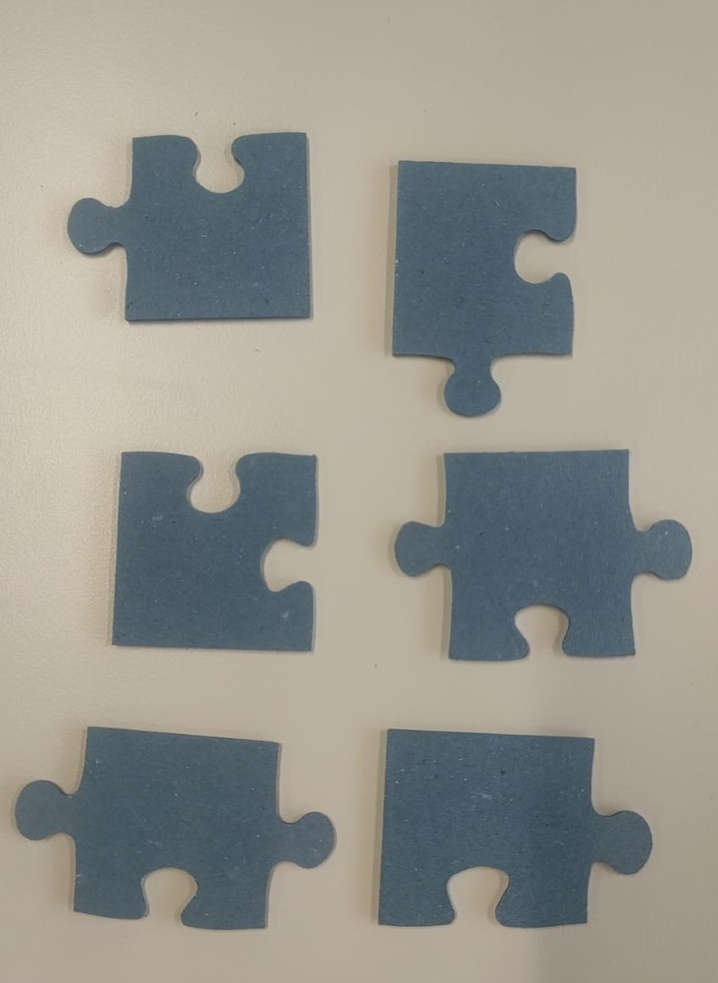
#> input picture images/cornerTraining/allTrue.jpg, 718 x 983 px, shrunk from 856 x 1172 before the run
$ python classifiedContours.py
#> lines starting #> are read from the running program, lines starting #| are printed output that depends on the picture; after the words box and inside, x2 and y2 are one past the last pixel; in counts of white or black regions, pixels touching at a corner belong together
import cv2
import numpy as np


def classify_contour(contour, threshold_length):
    # Create a blank image
    contour_image = np.zeros((image.shape[0], image.shape[1]), dtype=np.uint8)

    # Draw the contour on the blank image
    cv2.drawContours(contour_image, [contour], -1, 255, thickness=cv2.FILLED)

    # Apply Hough Line Transform
    lines = cv2.HoughLinesP(contour_image, rho=1, theta=np.pi / 180, threshold=100, minLineLength=threshold_length,
                            maxLineGap=10)

    if lines is None:
        return "Inner"

    num_lines = len(lines)

    if num_lines > 2:
        return "Corner"
    elif num_lines == 1:
        return "Edge"
    else:
        return "Inner"


# Load image
image = cv2.imread('images/cornerTraining/allTrue.jpg')
#> image is the input picture: shape (983, 718, 3); mean B, G, R 141.6, 148.9, 149.6
gray = cv2.cvtColor(image, cv2.COLOR_BGR2GRAY)
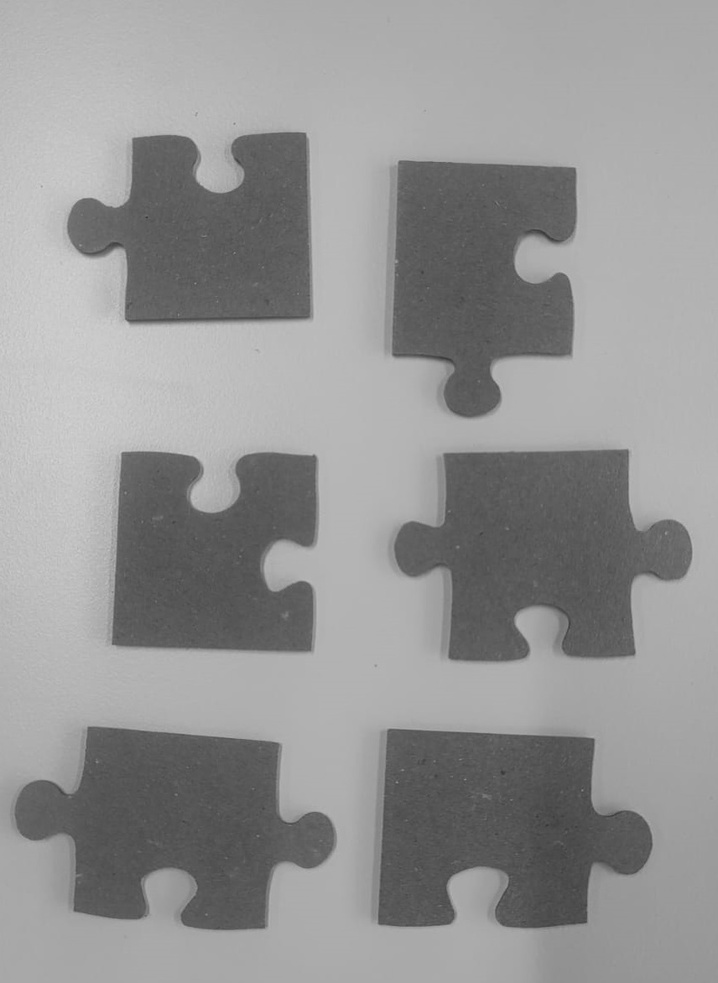
#> gray: shape (983, 718); min 54, max 211, mean 148.3
ret, thresh = cv2.threshold(gray, 130, 255, cv2.THRESH_BINARY)
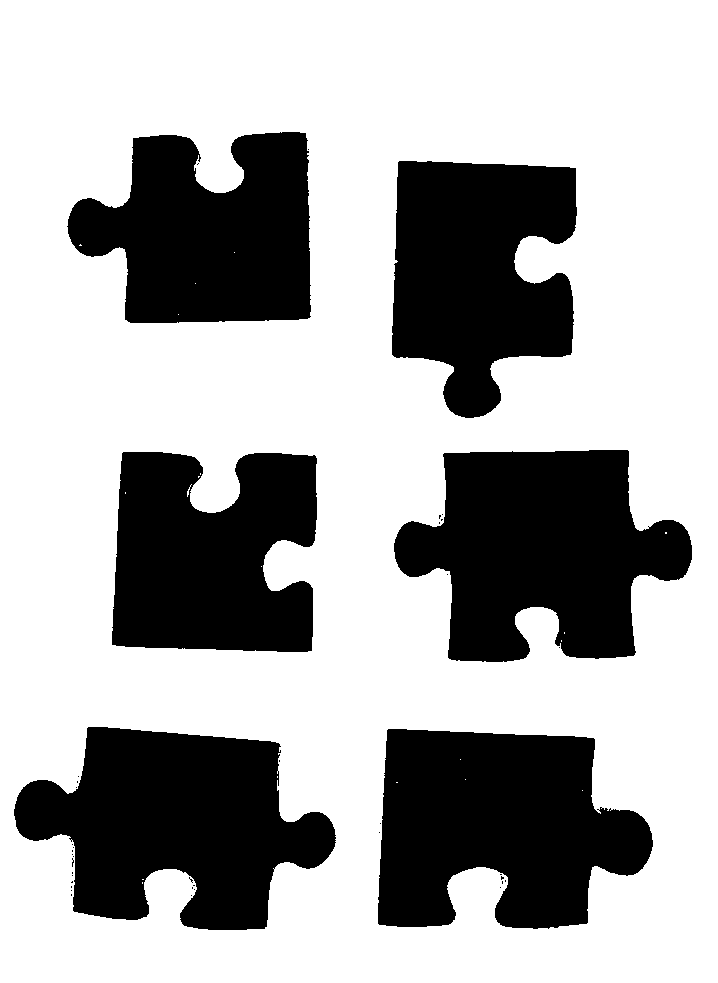
#> thresh: shape (983, 718); 67.7% white; 42 black regions (36 under 20 px)

# Find contours
contours, _ = cv2.findContours(thresh, cv2.RETR_TREE, cv2.CHAIN_APPROX_SIMPLE)
#> contours = 69 contours, 62 with area under 20; largest, box (x1, y1, x2, y2) and area: (0, 0, 718, 983) 704094, (393, 449, 693, 663) 42326, (13, 726, 337, 931) 41639, (377, 728, 654, 930) 41630, (391, 160, 578, 419) 35657, (111, 451, 318, 653) 34816, (66, 131, 312, 324) 34684

min_contour_length = 500
filtered_contours = []
for contour in contours:
    contour_length = cv2.arcLength(contour, closed=True)
    if contour_length > min_contour_length:
        filtered_contours.append(contour)
#> this loop made 69 passes
#> (contour, contour_length) on passes 1, 2, 4, 5, 6, 10, 17, 22, 23, 25, 26, 28: ([[0, 0], [0, 982], [717, 982], [717, 0]], 3398), ([[190, 895], [191, 894], [192, 895], [191, 896]], 5.66), ([[70, 890], [71, 889], [72, 890], [71, 891]], 5.66), ([[193, 889], [194, 888], [195, 889], [194, 890]], 5.66), ([[499, 887], [500, 886], [501, 887], [500, 888]], 5.66), ([[191, 882], [192, 881], [193, 882], [192, 883]], 5.66), ([[71, 875], [72, 874], [73, 875], [72, 876]], 5.66), ([[72, 856], [73, 855], [74, 856], [73, 857]], 5.66), ([[71, 854], [72, 853], [73, 854], [72, 855]], 5.66), ([[72, 847], [73, 846], [74, 847], [73, 848]], 5.66), ([[71, 844], [72, 843], [73, 844], [72, 845]], 5.66), ([[378, 832], [379, 831], [380, 832], [379, 833]], 5.66)
#> contour_length on passes 3, 7, 8, 9, 11, 12: 7.66, 7.66, 7.66, 7.66, 9.66, 9.07
#> after the loop, filtered_contours = 7 contours; box (x1, y1, x2, y2) and area: (0, 0, 718, 983) 704094, (393, 449, 693, 663) 42326, (13, 726, 337, 931) 41639, (377, 728, 654, 930) 41630, (391, 160, 578, 419) 35657, (111, 451, 318, 653) 34816, (66, 131, 312, 324) 34684
# Define the minimum line length threshold for considering as a line
threshold_length = 4

# Classify contours
contour_classifications = []
for contour in filtered_contours:
    classification = classify_contour(contour, threshold_length)
    contour_classifications.append(classification)
#> this loop made 7 passes
#> num_lines in classify_contour on passes 2 to 7: 206, 199, 164, 192, 175, 170
#> (contour, num_lines in classify_contour) on pass 1: ([[0, 0], [0, 982], [717, 982], [717, 0]], 1099)
#> after the loop, contour_classifications = ['Corner', 'Corner', 'Corner', 'Corner', 'Corner', 'Corner', 'Corner']

# Print classifications
for i, classification in enumerate(contour_classifications):
    print(f"Contour {i}: {classification} piece")
#> this loop made 7 passes
#| Contour 0: Corner piece
#| Contour 1: Corner piece
#| Contour 2: Corner piece
#| Contour 3: Corner piece
#| Contour 4: Corner piece
#| Contour 5: Corner piece
#| Contour 6: Corner piece

# Draw contours on the original image
image_copy = image.copy()
cv2.drawContours(image_copy, contours, -1, (0, 255, 0), 2)
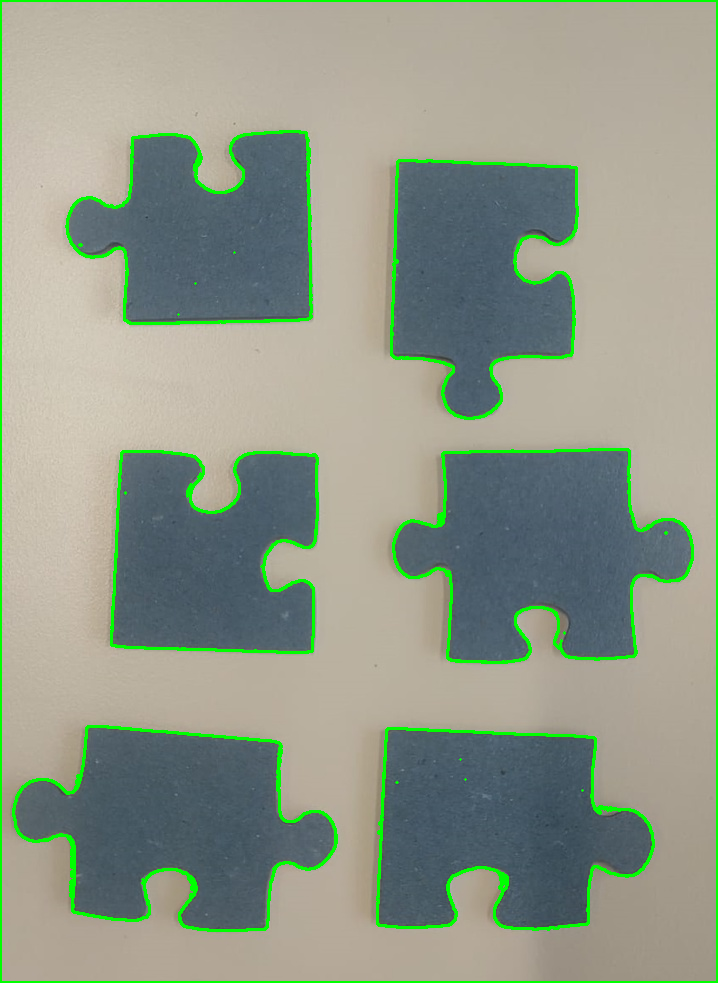
#> image_copy: shape (983, 718, 3); 3.91% of pixels changed, all inside (x1, y1, x2, y2) = (0, 0, 718, 983)

# Display the results
cv2.imshow('Classified Contours', image_copy)
cv2.waitKey(0)
cv2.destroyAllWindows()

$ run again, with images/cornerTraining/noice.jpg copied over images/cornerTraining/allTrue.jpg
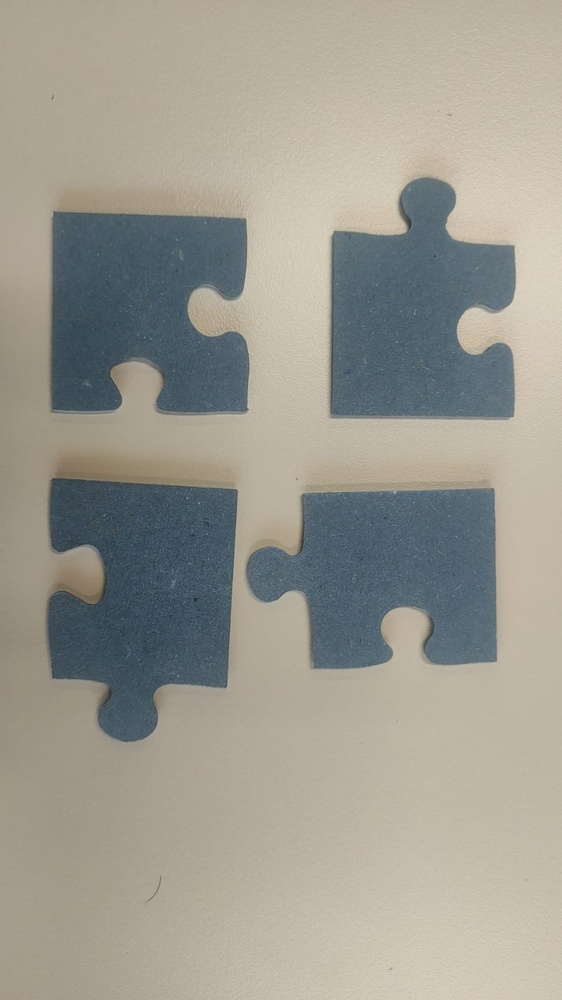
#> input picture images/cornerTraining/noice.jpg, 562 x 1000 px, shrunk from 899 x 1599 before the run
#> image is the input picture: shape (1000, 562, 3); mean B, G, R 144.4, 154.3, 157.1
#> `ret, thresh = cv2.threshold(gray, 130, 255, cv2.THRESH_BINARY)`:
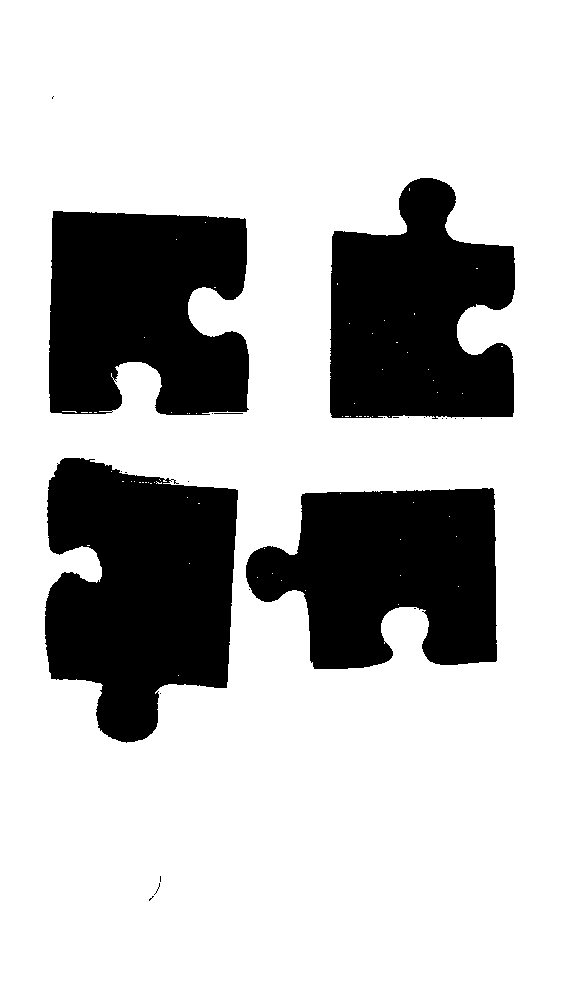
#> thresh: shape (1000, 562); 74.8% white; 25 black regions (20 under 20 px)
#> contours = 111 contours, 105 with area under 20; largest, box (x1, y1, x2, y2) and area: (0, 0, 562, 1000) 560439, (44, 457, 239, 744) 40802, (48, 210, 250, 416) 35262, (245, 487, 498, 670) 34030, (329, 177, 516, 420) 33637, (213, 412, 244, 415) 58
#> the loop `for contour in contours:` made 111 passes
#> (contour, contour_length) on passes 1, 4, 5, 11, 12, 15, 17, 18: ([[0, 0], [0, 999], [561, 999], [561, 0]], 3120), ([[153, 894], [154, 893], [155, 894], [154, 895]], 5.66), ([[154, 893], [155, 892], [156, 893], [155, 894]], 5.66), ([[159, 693], [160, 692], [161, 693], [160, 694]], 5.66), ([[157, 691], [158, 690], [159, 691], [158, 692]], 5.66), ([[248, 589], [249, 588], [250, 589], [249, 590]], 5.66), ([[398, 604]], 0), ([[305, 590]], 0)
#> after the loop `for contour in contours:`: filtered_contours = 5 contours; box (x1, y1, x2, y2) and area: (0, 0, 562, 1000) 560439, (44, 457, 239, 744) 40802, (48, 210, 250, 416) 35262, (245, 487, 498, 670) 34030, (329, 177, 516, 420) 33637
#> the loop `for contour in filtered_contours:` made 5 passes
#> num_lines in classify_contour on passes 2 to 5: 157, 192, 163, 156
#> after the loop `for contour in filtered_contours:`: contour_classifications = ['Corner', 'Corner', 'Corner', 'Corner', 'Corner']
#> the loop `for i, classification in enumerate(contour_classifications):` made 5 passes
#| Contour 0: Corner piece
#| Contour 1: Corner piece
#| Contour 2: Corner piece
#| Contour 3: Corner piece
#| Contour 4: Corner piece
#> `cv2.drawContours(image_copy, contours, -1, (0, 255, 0), 2)`:
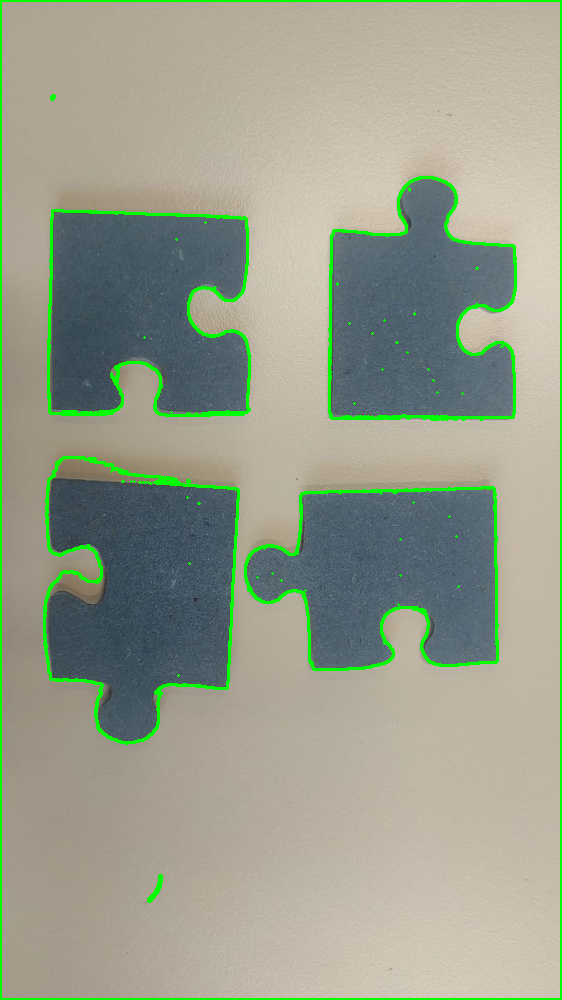
#> image_copy: shape (1000, 562, 3); 3.58% of pixels changed, all inside (x1, y1, x2, y2) = (0, 0, 562, 1000)
